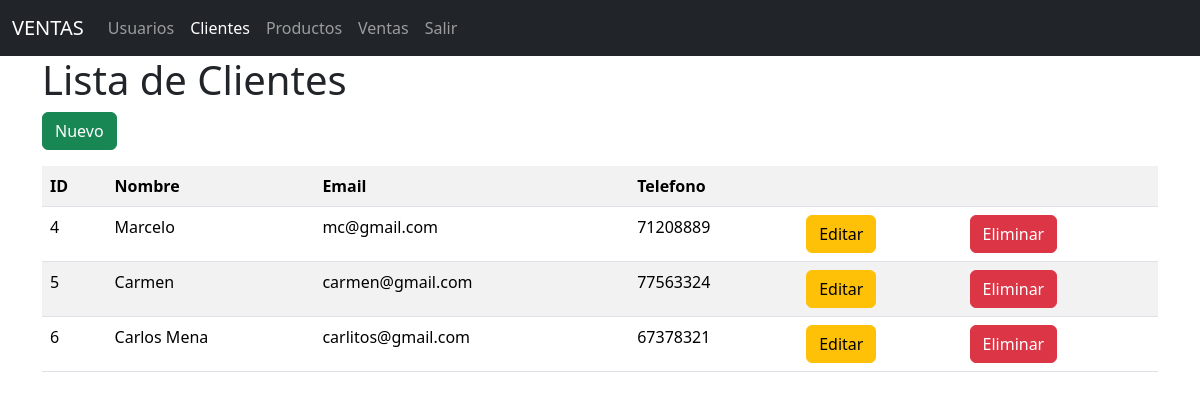
/clientes/, run on the app's committed database.
### models/cliente_model.py (models this page shows, shortened)
class Cliente(db.Model):
    __tablename__ = 'clientes'
    id = db.Column(db.Integer, primary_key=True)
    nombre = db.Column(db.String(80), nullable=False)
    email = db.Column(db.String(100), nullable=False)
    telefono = db.Column(db.String(20), nullable=False)
    ventas = db.relationship('Venta', back_populates='cliente')
    @staticmethod
    def get_all():
        return Cliente.query.all()

### controllers/cliente_controller.py (the view)
@cliente_bp.route('/')
def index():
    clientes = Cliente.get_all()
    return cliente_view.list(clientes)

### run.py (called while the page is built)
@app.context_processor
def inject_active_path():
    def is_active(path):
        return 'active' if request.path == path else ''
    return (dict(is_active = is_active))

### views/cliente_view.py (called while the page is built)
def list(clientes):
    return render_template('clientes/index.html', clientes=clientes)

### templates/clientes/index.html (shortened to what this page needs)
{% extends 'base.html' %}
{% block content %}
<h1>Lista de Clientes</h1>
<a href="{{ url_for('cliente.create') }}" class="btn btn-success mb-3">Nuevo</a>
<table class="table table-striped">
    <tr>
        <th>ID</th>
        <th>Nombre</th>
        <th>Email</th>
        <th>Telefono</th>
        <th></th>
        <th></th>
    </tr>
    {% for item in clientes %}
    <tr>
        <td>{{item.id}}</td>
        <td>{{item.nombre}}</td>
        <td>{{item.email}}</td>
        <td>{{item.telefono}}</td>
        <td>
            <a href="{{ url_for('cliente.edit',id=item.id) }}" class="btn btn-warning">Editar</a>
        </td>
        <td>
            <a href="{{ url_for('cliente.delete',id=item.id) }}" class="btn btn-danger">Eliminar</a>
        </td>
    </tr>
    {% endfor %}
</table>
{% endblock  %}

### data on the page
Cliente: id "4", nombre "Marcelo", email "mc@gmail.com", telefono "71208889"
Cliente: id "5", nombre "Carmen", email "carmen@gmail.com", telefono "77563324"
Cliente: id "6", nombre "Carlos Mena", email "carlitos@gmail.com", telefono "67378321"
